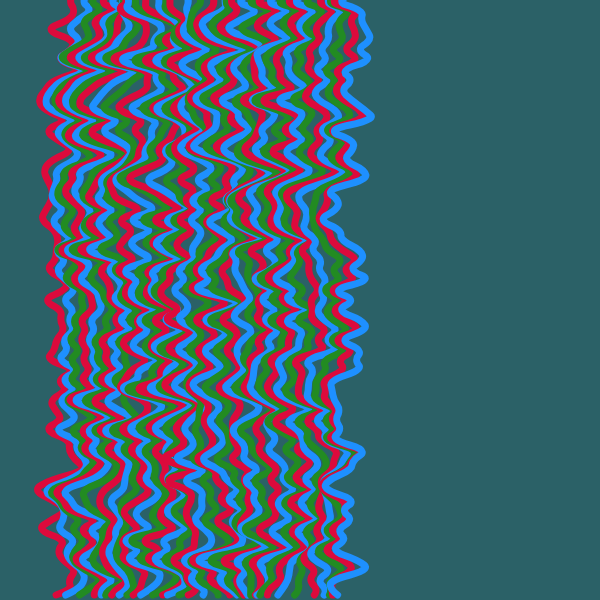
Frame 1 (no input)
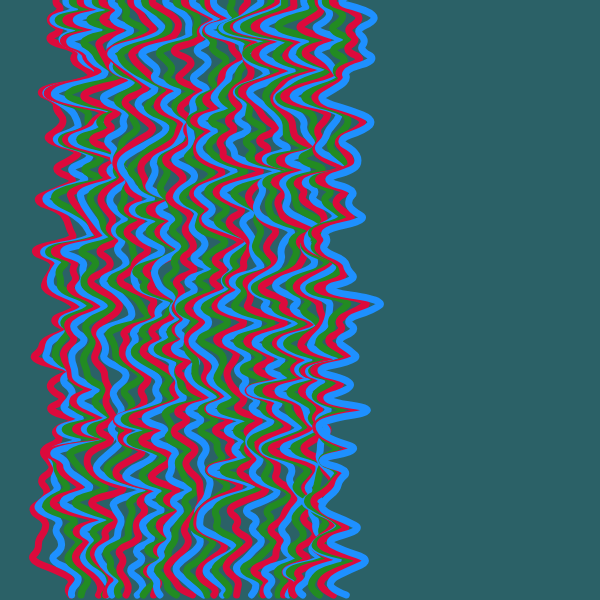
Frame 60 (no input)
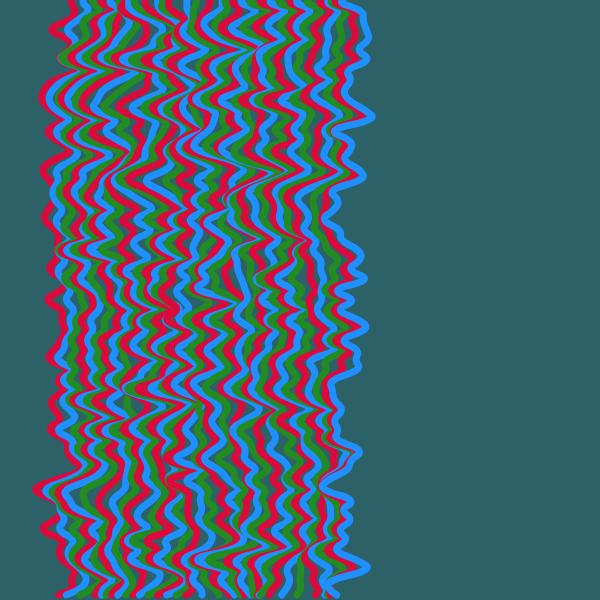
Frame 120 (the mouse pressed at the canvas centre since frame 60)

The p5.js sketch that drew these frames (run headless with seeded random() and noise() and a simulated clock; from frame 60 on, the mouse is pressed at the canvas centre):

// p5.js sketch
// ── sketch.js
let lines = [];
let numLines = 35;
let wanderNoiseResolution = 40; // Lower nums create smoother waves 
let maxWanderDistance = -60; // High nuns can create wider waves  
let yGap = 10; 
let xDifference = 0.13; // xDiff creates incremental difference 
let yDifference = 0.24; // yDiff shifts the noise pattern in the y axis for each line
let numPoints;
let t = 250;

function setup() {
  let w = 600;
  let h = w *1;
  createCanvas(w, h);
  noiseSeed(5);
  
  let totalW = width + maxWanderDistance * 5;
  let lineGap = totalW / numLines;
  let xDiff = random(-5000, 0);
  let yDiff = random(-6000, 0);
  
  numPoints = (height + 20) / yGap;
  
  for (let i = 0; i < numLines; i++) {
    let x = i * lineGap - maxWanderDistance;
    let col;
    if (i % 3 === 0) {
      col = color(220, 10, 60); // wanted orange but didn't manage to change red to orange 
    } else if (i % 3 === 1) {
      col = color(30, 144, 255); // 
    } else {
      col = color(34, 139, 34);//
    }
    lines[i] = new WavyLine(x, xDiff, yDiff, col);
    
    xDiff += xDifference;
    yDiff += yDifference;
  }
}

function draw() {
  background("#2B6167");
  
  t -= 0.05; // animmation timing
  
  for (let l of lines) {
    l.update(t);
    l.display();
  }
}

class WavyLine {
  constructor(x, xd, yd, col) {
    this.path = [];  
    this.xd = xd;
    this.yd = yd;
    this.x = x;
    this.col = col;
    this.definePoints();
  }
  
  definePoints() {
    for (let i = 0; i < numPoints; i++) {
      let y = (i * yGap) - 10;
      let n = noise(this.xd, y + wanderNoiseResolution + this.yd);
      let wander = map(n, 0, 1, -maxWanderDistance, maxWanderDistance);
      this.path[i] = {x: this.x - wander, y:y  };
    }
  }
  
  update(t) {
    
    this.yd = map(sin(t), -600, 1, -10, 200);
    this.definePoints();
  }
  
  display() {
    noFill();
    stroke(this.col);
    strokeWeight(7);
    beginShape();
    vertex(this.path[2].x, this.path[0].y); //Start point and control for x and y
    for (let i = 1; i < numPoints - 1; i++) {
      let xc = (this.path[i].x + this.path[i + 1].x) / 2; 
      let yc = (this.path[i].y + this.path[i + 1].y) / 2; 
      bezierVertex(this.path[i].x, this.path[i].y, xc, yc, xc, yc); // Create a bezier curve
    }
    endShape();
  }
}
